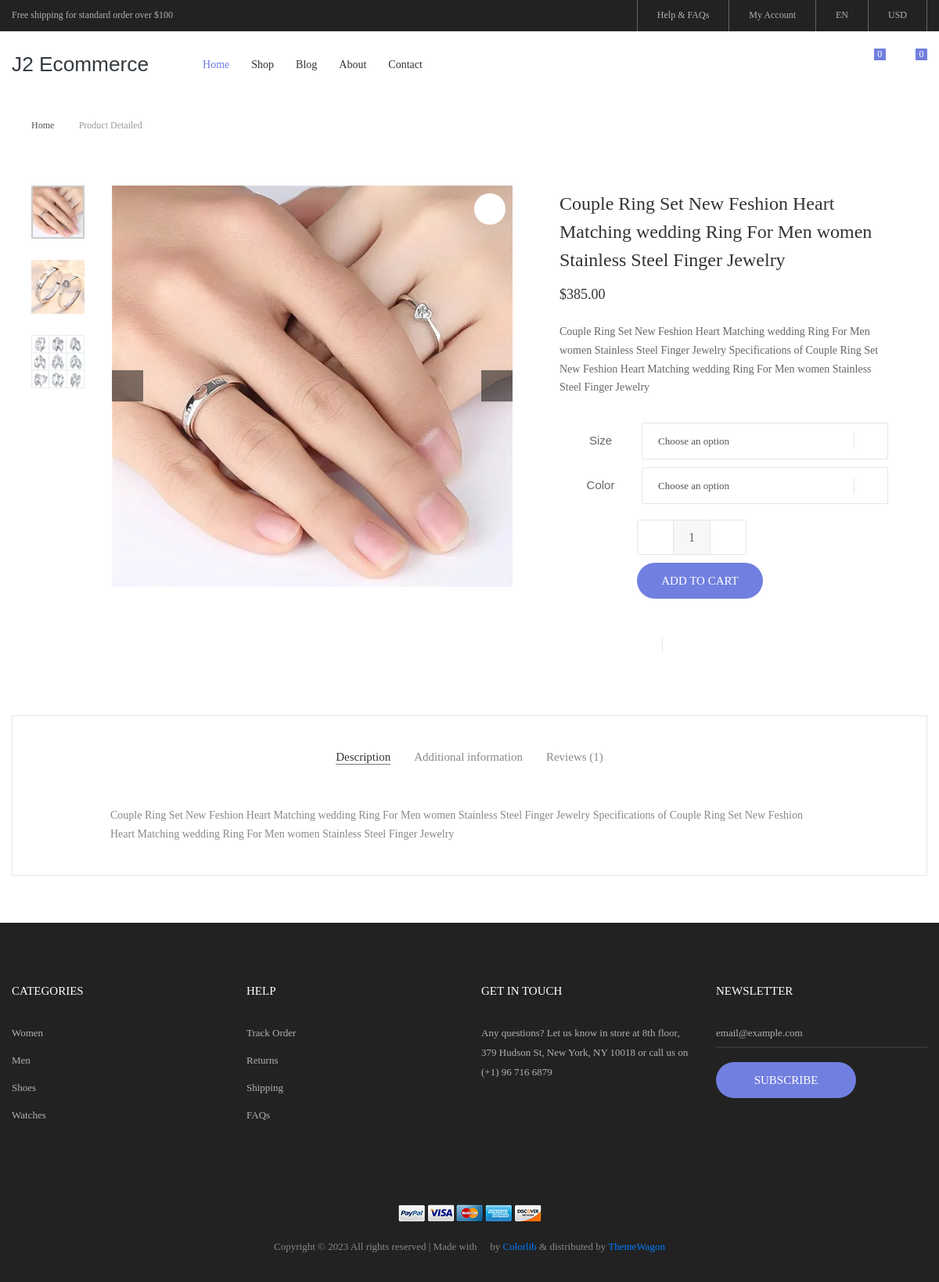
Screenshot of /product_detailed/18 with the database file from the repository.
### Admin/models.py (models this page shows)
class ProductImage(models.Model):
    product = models.ForeignKey(Product, related_name='images', on_delete=models.CASCADE)
    image = models.ImageField(upload_to='product_images/')
    created_at = models.DateTimeField(auto_now_add=True)
    updated_at = models.DateTimeField(auto_now=True)

class Product(models.Model):
    user = models.ForeignKey(User, on_delete=models.CASCADE)
    category = models.ForeignKey(Category, related_name='category', on_delete=models.CASCADE)
    name = models.CharField(max_length=100)
    description = models.TextField()
    location = models.TextField()
    price = models.DecimalField(max_digits=10, decimal_places=2)
    fearured_image = models.ImageField(upload_to='product_images/')
    status = models.IntegerField(default=1)
    created_at = models.DateTimeField(auto_now_add=True)
    updated_at = models.DateTimeField(auto_now=True)

### Ecommerce/views.py (the view)
# urls.py: path('product_detailed/<int:id>',product_detailed),
def product_detailed(request,id):
    product = Product.objects.get(pk = id)
    if request.user.is_authenticated:
        cart_item_count = Cart.objects.filter(user=request.user).count()
        carts = Cart.objects.filter(user=request.user)
    else:
        cart_item_count = 0
        carts = None
    return render(request, 'product-detail.html', {
        'carts': carts,
        'cart_item_count': cart_item_count,
        'product': product,
    })

### templates/product-detail.html (shortened to what this page needs)
{% extends 'base.html' %}
{% load static %}
{% block content %}
<div class="container" style="margin-top: 80px;">
	<div class="bread-crumb flex-w p-l-25 p-r-15 p-t-30 p-lr-0-lg">
		<a href="index.html" class="stext-109 cl8 hov-cl1 trans-04">
			Home
			<i class="fa fa-angle-right m-l-9 m-r-10" aria-hidden="true"></i>
		</a>
		<span class="stext-109 cl4">
			Product Detailed
		</span>
	</div>
</div>
<section class="sec-product-detail bg0 p-t-65 p-b-60">
	<div class="container">
		<div class="row">
			<div class="col-md-6 col-lg-7 p-b-30">
				<div class="p-l-25 p-r-30 p-lr-0-lg">
					<div class="wrap-slick3 flex-sb flex-w">
						<div class="wrap-slick3-dots"></div>
						<div class="slick3 gallery-lb">
							{% for img in product.images.all %}
							<div class="item-slick3" data-thumb="/{{img.image}}">
								<div class="wrap-pic-w pos-relative">
									<img src="/{{img.image}}" alt="{{img.image}}">
									<a class="flex-c-m size-108 how-pos1 bor0 fs-16 cl10 bg0 hov-btn3 trans-04"
										href="/{{img.image}}">
										<i class="fa fa-expand"></i>
									</a>
								</div>
							</div>
							{% endfor %}
						</div>
					</div>
				</div>
			</div>
			<div class="col-md-6 col-lg-5 p-b-30">
				<div class="p-r-50 p-t-5 p-lr-0-lg">
					<h4 class="mtext-105 cl2 js-name-detail p-b-14">
						{{ product.name }}
					</h4>
					<span class="mtext-106 cl2">
						${{ product.price }}
					</span>
					<p class="stext-102 cl3 p-t-23">
						{{ product.description }}
					</p>
					<div class="p-t-33">
						<div class="flex-w flex-r-m p-b-10">
							<div class="size-203 flex-c-m respon6">
								Size
							</div>
							<div class="size-204 respon6-next">
								<div class="rs1-select2 bor8 bg0">
								</div>
							</div>
						</div>
						<div class="flex-w flex-r-m p-b-10">
							<div class="size-203 flex-c-m respon6">
								Color
							</div>
							<div class="size-204 respon6-next">
								<div class="rs1-select2 bor8 bg0">
								</div>
							</div>
						</div>
						<div class="flex-w flex-r-m p-b-10">
							<form action="/add-to-cart" method="post">
								<div class="size-204 flex-w flex-m respon6-next">
									<div class="wrap-num-product flex-w m-r-20 m-tb-10">
										<div class="btn-num-product-down cl8 hov-btn3 trans-04 flex-c-m">
											<i class="fs-16 zmdi zmdi-minus"></i>
										</div>
										<input class="mtext-104 cl3 txt-center num-product" type="number"
											name="quantity" value="1">
										<div class="btn-num-product-up cl8 hov-btn3 trans-04 flex-c-m">
											<i class="fs-16 zmdi zmdi-plus"></i>
										</div>
									</div>
									<button type="submit"
										class="flex-c-m stext-101 cl0 size-101 bg1 bor1 hov-btn1 p-lr-15 trans-04 js-addcart-detail">
										Add to cart
									</button>
								</div>
							</form>
						</div>
					</div>
					<div class="flex-w flex-m p-l-100 p-t-40 respon7">
						<div class="flex-m bor9 p-r-10 m-r-11">
							<a href="#"
								class="fs-14 cl3 hov-cl1 trans-04 lh-10 p-lr-5 p-tb-2 js-addwish-detail tooltip100"
								data-tooltip="Add to Wishlist">
								<i class="zmdi zmdi-favorite"></i>
							</a>
						</div>
						<a href="#" class="fs-14 cl3 hov-cl1 trans-04 lh-10 p-lr-5 p-tb-2 m-r-8 tooltip100"
							data-tooltip="Facebook">
							<i class="fa fa-facebook"></i>
						</a>
						<a href="#" class="fs-14 cl3 hov-cl1 trans-04 lh-10 p-lr-5 p-tb-2 m-r-8 tooltip100"
							data-tooltip="Twitter">
							<i class="fa fa-twitter"></i>
						</a>
						<a href="#" class="fs-14 cl3 hov-cl1 trans-04 lh-10 p-lr-5 p-tb-2 m-r-8 tooltip100"
							data-tooltip="Google Plus">
							<i class="fa fa-google-plus"></i>
						</a>
					</div>
				</div>
			</div>
		</div>
		<div class="bor10 m-t-50 p-t-43 p-b-40">
			<div class="tab01">
				<ul class="nav nav-tabs" role="tablist">
					<li class="nav-item p-b-10">
						<a class="nav-link active" data-toggle="tab" href="#description" role="tab">Description</a>
					</li>
					<li class="nav-item p-b-10">
						<a class="nav-link" data-toggle="tab" href="#information" role="tab">Additional
							information</a>
					</li>
					<li class="nav-item p-b-10">
						<a class="nav-link" data-toggle="tab" href="#reviews" role="tab">Reviews (1)</a>
					</li>
				</ul>
				<div class="tab-content p-t-43">
					<div class="tab-pane fade show active" id="description" role="tabpanel">
						<div class="how-pos2 p-lr-15-md">
							<p class="stext-102 cl6">
								{{ product.description }}
							</p>
						</div>
					</div>
				</div>
			</div>
		</div>
	</div>
</section>
{% endblock content %}

### static/css/main.css (style rules this page uses)
.container { max-width: 1380px; }
@media (max-width: 1600px) { .container { max-width: 1200px; } }
.slick-slide { outline: none !important; }
.wrap-slick3 { position: relative; }
.wrap-slick3-dots { width: 11.111111%; }
.slick3 { width: 83.333333%; }
.tab01 .nav-tabs { display: -webkit-box; display: -webkit-flex; display: -moz-box; display: -ms-flexbox; display: flex; flex-wrap: wrap; justify-content: center; align-items: center; border: none; }
.tab01 .nav-tabs .nav-item { margin: 0px 15px; }
.tab01 .nav-link { font-family: Poppins-Regular; font-size: 15px; color: #888; line-height: 1.2; padding: 0; border-radius: 0px; border: none; border-bottom: 1px solid transparent; -webkit-transition: all 0.4s; -o-transition: all 0.4s; -moz-transition: all 0.4s; transition: all 0.4s; }
.tab01 .nav-link.active { color: #333; border-color: #797979; }
.wrap-num-product { width: 140px; height: 45px; border: 1px solid #e6e6e6; border-radius: 3px; overflow: hidden; }
.btn-num-product-up, .btn-num-product-down { width: 45px; height: 100%; cursor: pointer; }
.num-product { width: calc(100% - 90px); height: 100%; border-left: 1px solid #e6e6e6; border-right: 1px solid #e6e6e6; background-color: #f7f7f7; }
input.num-product { -moz-appearance: textfield; appearance: none; -webkit-appearance: none; }
.tooltip100 { position: relative; }
.tooltip100::after { content: attr(data-tooltip); font-family: Poppins-Regular; font-size: 12px; color: #888; line-height: 18px; white-space: nowrap; display: block; position: absolute; background: #fff; border: 1px solid #ccc; height: 20px; padding: 0px 8px; top: -35px; left: 50%; -webkit-transform: translateX(-50%); -moz-transform: translateX(-50%); -ms-transform: translateX(-50%); -o-transform: translateX(-50%); transform: translateX(-50%); box-shadow: 0 3px 6px 0px rgba(0,0,0,0.18); -moz-box-shadow: 0 3px 6px 0px rgba(0,0,0,0.18); -webkit-box-shadow: 0 3px 6px 0px rgba(0,0,0,0.18); -o-box-shadow: 0 3px 6px 0px rgba(0,0,0,0.18); -ms-box-shadow: 0 3px 6px 0px rgba(0,0,0,0.18); -webkit-transition: all 0.2s; -o-transition: all 0.2s; -moz-transition: all 0.2s; transition: all 0.2s; visibility: hidden; opacity: 0; }
.cl0 { color: #fff; }
.cl2 { color: #333; }
.cl3 { color: #666; }
.cl4 { color: #999; }
.cl6 { color: #888; }
.cl8 { color: #555; }
.cl10 { color: #1d1d1d; }
.stext-101 { font-family: Poppins-Medium; font-size: 15px; line-height: 1.466667; text-transform: uppercase; }
.stext-102 { font-family: Poppins-Regular; font-size: 14px; line-height: 1.7; }
.stext-109 { font-family: Poppins-Regular; font-size: 12px; line-height: 1.833333; }
.mtext-104 { font-family: Poppins-Medium; font-size: 16px; line-height: 1.6; }
.mtext-105 { font-family: Poppins-Regular; font-size: 24px; line-height: 1.5; }
.mtext-106 { font-family: Poppins-SemiBold; font-size: 18px; line-height: 1.388888; }
.size-101 { min-width: 161px; height: 46px; }
.size-108 { width: 40px; height: 40px; }
.size-203 { width: 105px; }
.size-204 { width: calc(100% - 105px); }
.bg0 { background-color: #fff; }
.bg1 { background-color: #717fe0; }
.bor0 { border-radius: 50%; }
.bor1 { border-radius: 23px; }
.bor8 { border: 1px solid #e6e6e6; border-radius: 2px; }
.bor9 { border-right: 1px solid #e6e6e6; }
.bor10 { border: 1px solid #e6e6e6; }
.how-pos1 { position: absolute; top: 10px; right: 10px; }
.how-pos2 { padding-left: 10.7%; padding-right: 11%; }

### rows the page displays
ProductImage: image (picture)
Product: name "Couple Ring Set New Feshion Heart Matching wedding Ring For Men women Stainless Steel Finger Jewelry", price "385.00", description "Couple Ring Set New Feshion Heart Matching wedding Ring For Men women Stainless Steel Finger Jewelry Specifications of Couple Ring Set New Feshion Heart Matching wedding Ring For Men women Stainless Steel Finger Jewelry"
